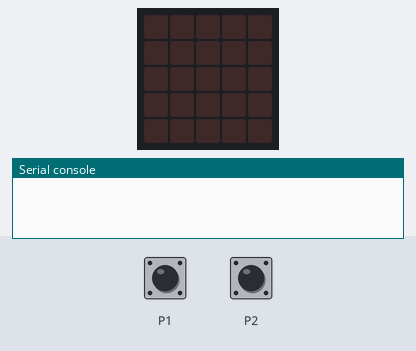
Bench run of a program on a simulated BBC micro:bit (MakeCode). Shown: the board's 5×5 LED display, the last lines printed to the serial console. Inputs (shaded band) come from the test bench. No radio messages arrive unless stated (any console line starting 'radio sent:' is added by the test bench).

Above: at 1.2 s.
1.3 s: touch pin P1 pressed for 0.15 s
At 1.8 s:
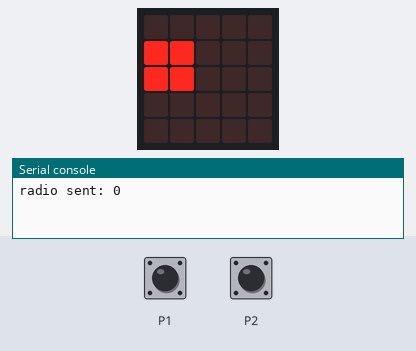
3.4 s: touch pin P2 pressed for 0.15 s
At 3.9 s:
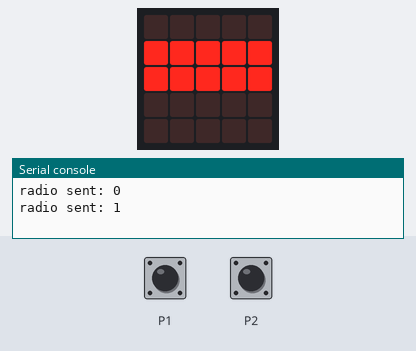
Timing chart, 0 to 6.4 s (numbered marks = the images above; inputs shaded):
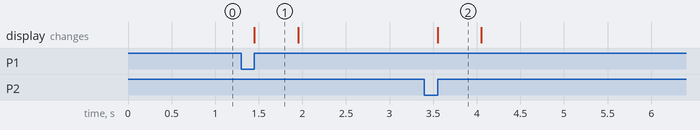

Measured:
- after the input at 1.3 s, the display: changes after 0.15 s (image 1)
- after the input at 3.4 s, the display: changes after 0.15 s (image 2)
- what the display in image 1 shows lasts 0.5 s, from 1.5 s to 2.0 s

The program:

main.ts
```typescript
input.onPinPressed(TouchPin.P2, function () {
    radio.sendNumber(1)
    basic.showLeds(`
        . . . . .
        # # # # #
        # # # # #
        . . . . .
        . . . . .
        `)
    basic.pause(100)
    basic.clearScreen()
})
input.onPinPressed(TouchPin.P1, function () {
    radio.sendNumber(0)
    basic.showLeds(`
        . . . . .
        # # . . .
        # # . . .
        . . . . .
        . . . . .
        `)
    basic.pause(100)
    basic.clearScreen()
})
radio.setGroup(1)
```

test.ts
```typescript
// testes vão aqui; isto não será compilado quando este pacote for usado como uma extensão.
```
